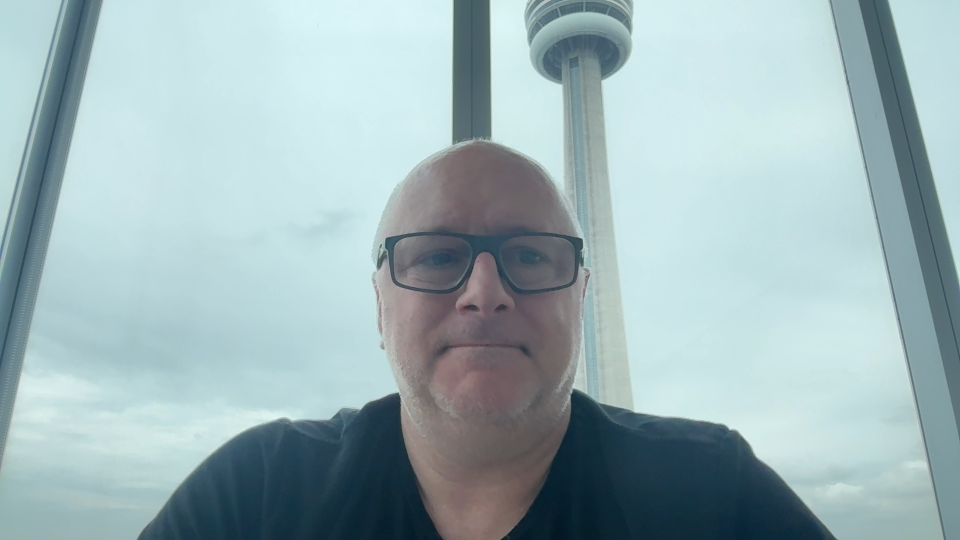
#> input picture Fraud/customer_photo_20250605_115646.jpg, 1920 x 1080 px, given in place of the camera (shown at 1/2 size)
$ python camera_manager.py
#> lines starting #> are read from the running program, lines starting #| are printed output that depends on the picture; after the words box and inside, x2 and y2 are one past the last pixel; in counts of white or black regions, pixels touching at a corner belong together
#!/usr/bin/env python3
"""
Camera Manager - Proper camera lifecycle management

Opens camera, captures photo, closes camera immediately.
"""

import cv2
import numpy as np
import base64
from datetime import datetime
import time

class CameraManager:
    def __init__(self):
        """Initialize camera manager"""
        self.camera = None
        self.face_cascade = None
        self.init_face_detection()

    def init_face_detection(self):
        """Initialize face detection"""
        try:
            self.face_cascade = cv2.CascadeClassifier(cv2.data.haarcascades + 'haarcascade_frontalface_default.xml')
            if self.face_cascade.empty():
                print("⚠️ Face detection not available")
                self.face_cascade = None
            else:
                print("✅ Face detection ready")
        except Exception as e:
            print(f"⚠️ Face detection error: {e}")
            self.face_cascade = None

    def open_camera(self):
        """Open camera"""
        try:
            self.camera = cv2.VideoCapture(0)
            if self.camera.isOpened():
                # Set camera properties
                self.camera.set(cv2.CAP_PROP_FRAME_WIDTH, 640)
                self.camera.set(cv2.CAP_PROP_FRAME_HEIGHT, 480)
                print("📷 Camera opened")
                return True
            else:
                print("❌ Camera not available")
                return False
        except Exception as e:
            print(f"❌ Camera error: {e}")
            return False

    def close_camera(self):
        """Close camera and cleanup"""
        if self.camera:
            self.camera.release()
            self.camera = None
        cv2.destroyAllWindows()
        print("📷 Camera closed")

    def capture_photo_with_face_detection(self, customer_id: str, timeout_seconds: int = 30) -> str:
        """
        Capture photo with face detection
        Opens camera, captures when face detected, closes camera
        """
#> called with customer_id = 'TEST', timeout_seconds = 30
        print(f"\n📷 Capturing photo for {customer_id}")
        print("=" * 40)

        # Open camera
        if not self.open_camera():
            return self.generate_demo_photo(customer_id)

        print("🎯 Position your face in the camera")
        print("📸 Press 'c' when you see the green box around your face")
        print("⏰ Auto-timeout in 30 seconds")
        print("❌ Press 'q' to cancel")

        start_time = time.time()
        captured_photo = None

        try:
            while True:
                # Check timeout
                if time.time() - start_time > timeout_seconds:
                    print("⏰ Timeout - using last frame")
                    ret, frame = self.camera.read()
                    if ret:
                        captured_photo = frame
                    break

                ret, frame = self.camera.read()
#> frame is the input picture: shape (1080, 1920, 3); mean B, G, R 182.9, 179, 156.5
                if not ret:
                    print("❌ Camera read failed")
                    break

                # Detect faces
                faces = []
                if self.face_cascade is not None:
                    gray = cv2.cvtColor(frame, cv2.COLOR_BGR2GRAY)
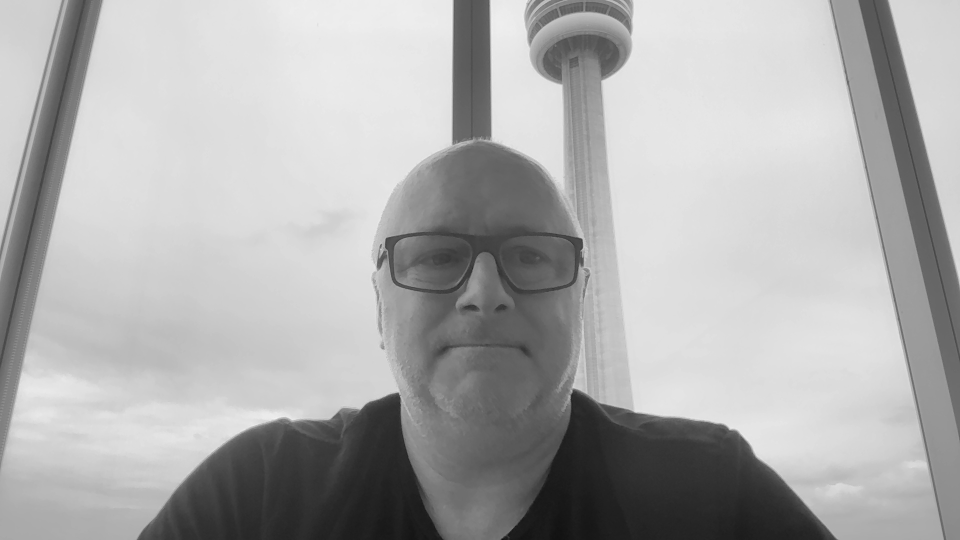
#> gray: shape (1080, 1920) (shown at 1/2 size); min 12, max 245, mean 172.7
                    faces = self.face_cascade.detectMultiScale(gray, 1.1, 4, minSize=(50, 50))
#> faces = [[837, 706, 126, 126], [902, 568, 128, 128], [741, 353, 444, 444]]

                # Draw face boxes
                display_frame = frame.copy()
                for (x, y, w, h) in faces:
                    cv2.rectangle(display_frame, (x, y), (x+w, y+h), (0, 255, 0), 3)
                    cv2.putText(display_frame, "FACE DETECTED!", (x, y-10),
                               cv2.FONT_HERSHEY_SIMPLEX, 0.7, (0, 255, 0), 2)
#> this loop made 3 passes
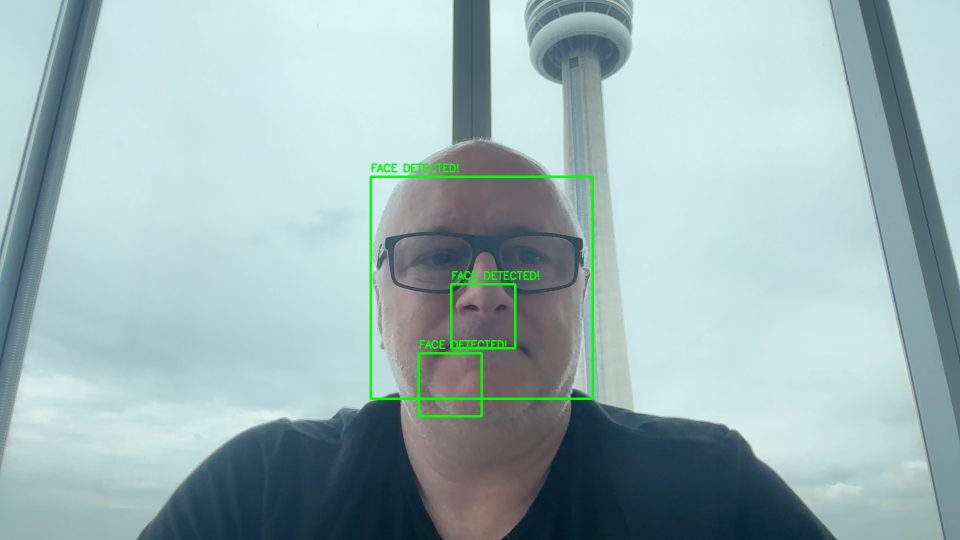
#> display_frame: shape (1080, 1920, 3) (shown at 1/2 size); 0.85% of pixels changed, all inside (x1, y1, x2, y2) = (739, 327, 1188, 835)

                # Add overlay
                cv2.putText(display_frame, f"Customer: {customer_id}", (10, 30),
                           cv2.FONT_HERSHEY_SIMPLEX, 0.8, (255, 255, 255), 2)
                cv2.putText(display_frame, f"Faces: {len(faces)}", (10, 70),
                           cv2.FONT_HERSHEY_SIMPLEX, 0.8, (255, 255, 255), 2)
#> display_frame: shape (1080, 1920, 3); mean B, G, R 181.7, 180, 155.5

                remaining_time = int(timeout_seconds - (time.time() - start_time))
                cv2.putText(display_frame, f"Timeout: {remaining_time}s", (10, 110),
                           cv2.FONT_HERSHEY_SIMPLEX, 0.8, (255, 255, 0), 2)

                if len(faces) > 0:
                    cv2.putText(display_frame, "✅ READY - Press 'c' to capture!", (10, 150),
                               cv2.FONT_HERSHEY_SIMPLEX, 0.8, (0, 255, 0), 2)
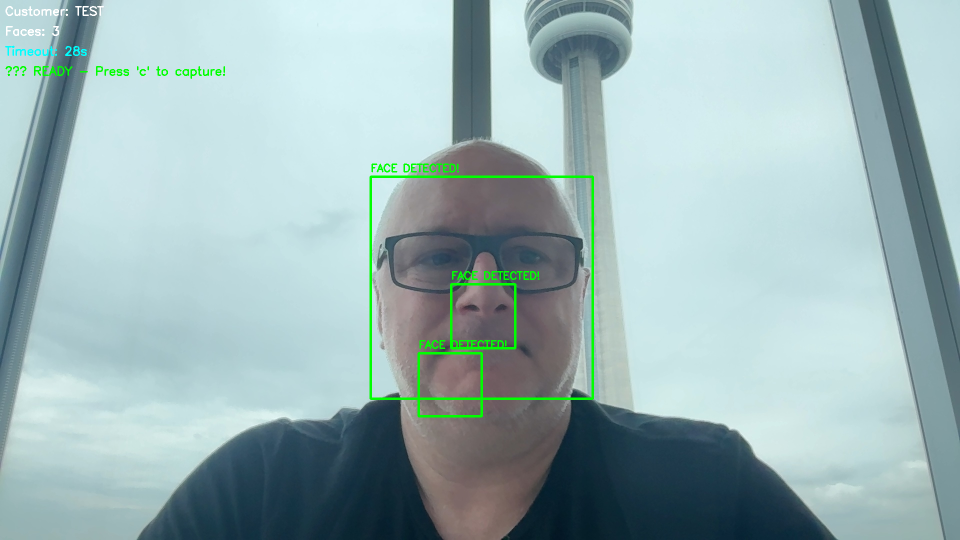
#> display_frame: shape (1080, 1920, 3) (shown at 1/2 size); mean B, G, R 181.5, 180.1, 155.2
                else:
                    cv2.putText(display_frame, "👤 Position face in camera", (10, 150),
                               cv2.FONT_HERSHEY_SIMPLEX, 0.8, (0, 0, 255), 2)

                cv2.imshow('Face Detection - Press C to Capture', display_frame)

                key = cv2.waitKey(1) & 0xFF
#> (key q is pressed here)

                if key == ord('c') and len(faces) > 0:
                    captured_photo = frame.copy()
                    print(f"📸 Photo captured with {len(faces)} face(s)!")
                    break
                elif key == ord('q'):
                    print("❌ Cancelled by user")
                    break

        finally:
            # Always close camera
            self.close_camera()

        if captured_photo is not None:
            # Process and encode photo
            storage_photo = cv2.resize(captured_photo, (320, 240))
            _, buffer = cv2.imencode('.jpg', storage_photo)
            photo_base64 = base64.b64encode(buffer).decode('utf-8')

            # Show captured photo briefly
            cv2.imshow('✅ CAPTURED PHOTO', storage_photo)
            print("✅ Photo captured successfully!")
            print("Press any key to continue...")
            cv2.waitKey(0)
            cv2.destroyAllWindows()

            return photo_base64
        else:
            print("❌ No photo captured")
            return self.generate_demo_photo(customer_id)

    def generate_demo_photo(self, customer_id: str) -> str:
        """Generate demo photo when camera not available"""
#> called with customer_id = 'TEST'
        print("🖼️ Generating demo photo...")

        img = np.random.randint(100, 200, (240, 320, 3), dtype=np.uint8)

        # Draw simple face
        cv2.circle(img, (160, 120), 60, (220, 200, 180), -1)  # Face
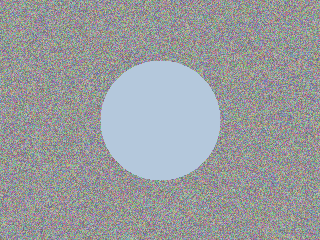
#> img: shape (240, 320, 3); mean of channels 0, 1, 2 159.7, 157, 153.9; drawn as B, G, R
        cv2.circle(img, (140, 100), 8, (0, 0, 0), -1)   # Left eye
        cv2.circle(img, (180, 100), 8, (0, 0, 0), -1)   # Right eye
        cv2.ellipse(img, (160, 140), (20, 10), 0, 0, 180, (0, 0, 0), 2)  # Mouth

        # Add text
        cv2.putText(img, f"Customer: {customer_id}", (20, 30),
                   cv2.FONT_HERSHEY_SIMPLEX, 0.7, (255, 255, 255), 2)
        cv2.putText(img, "DEMO FACE PHOTO", (20, 200),
                   cv2.FONT_HERSHEY_SIMPLEX, 0.8, (0, 255, 0), 2)
        cv2.putText(img, f"Time: {datetime.now().strftime('%H:%M:%S')}", (20, 220),
                   cv2.FONT_HERSHEY_SIMPLEX, 0.5, (255, 255, 255), 1)
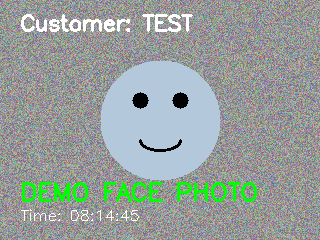
#> img: shape (240, 320, 3); mean of channels 0, 1, 2 156.6, 159.9, 151.2; drawn as B, G, R

        cv2.imshow('Demo Face Photo', img)
        print("🖼️ Demo photo generated - press any key to continue")
        cv2.waitKey(0)
        cv2.destroyAllWindows()

        _, buffer = cv2.imencode('.jpg', img)
        return base64.b64encode(buffer).decode('utf-8')

# Example usage
if __name__ == "__main__":
    camera_mgr = CameraManager()

    print("📷 Camera Manager Test")
    print("=" * 30)

    customer_id = input("Enter customer ID (or press Enter for TEST): ").strip()
    if not customer_id:
        customer_id = "TEST"

    photo_data = camera_mgr.capture_photo_with_face_detection(customer_id)

    if photo_data:
        print(f"✅ Photo captured! Size: {len(photo_data)} characters")
#| ✅ Photo captured! Size: 78312 characters
    else:
        print("❌ Photo capture failed")

$ run again, on Fraud/customer_photo_20250605_161922.jpg
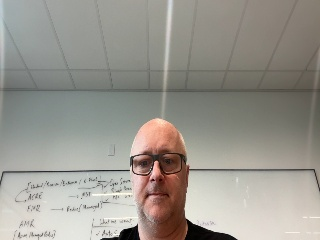
#> input picture Fraud/customer_photo_20250605_161922.jpg, 320 x 240 px, given in place of the camera
#> in capture_photo_with_face_detection, frame is the input picture: shape (240, 320, 3); mean B, G, R 143, 150.6, 153.9
#> faces = [[116, 131, 83, 83]]
#> the loop in capture_photo_with_face_detection, `for (x, y, w, h) in faces:` made 1 pass
#> after the loop in capture_photo_with_face_detection, `for (x, y, w, h) in faces:`:
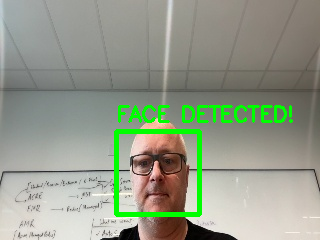
#> display_frame: shape (240, 320, 3); 3.9% of pixels changed, all inside (x1, y1, x2, y2) = (114, 105, 293, 217)
#> in capture_photo_with_face_detection, `cv2.putText(display_frame, "✅ READY - Press 'c' to capture!", (10, 150..`:
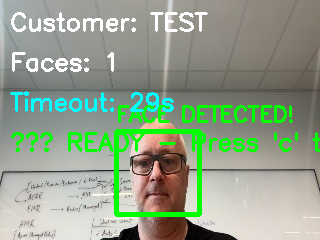
#> display_frame: shape (240, 320, 3); mean B, G, R 139, 160.8, 145.5
#| ✅ Photo captured! Size: 78312 characters
